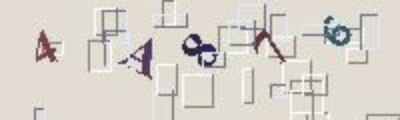
#> input picture img_processing/thresholding/datasets/4A876.png, 400 x 120 px, found by its file name
$ jupyter execute demo.ipynb   (shell and % lines are left out)
#> lines starting #> are read from the running program, lines starting #| are printed output that depends on the picture; after the words box and inside, x2 and y2 are one past the last pixel; in counts of white or black regions, pixels touching at a corner belong together
# Thresholding

[cell 1]
import cv2 as cv
import numpy as np
from matplotlib import pyplot as plt

[cell 2]
def img_show(img):
    plt.imshow(img)
    plt.xticks([])
    plt.yticks([])
    plt.show()

[cell 3]
def img_save(img, img_name):
    fig = plt.figure()
    plt.imshow(img)
    plt.xticks([])
    plt.yticks([])
    file_name = 'datasets/' + str(img_name)
    fig.savefig(file_name, bbox_inches='tight', pad_inches=0)
    plt.show()

[cell 4]
img = cv.imread('datasets/4A876.png', 0)
#> img: shape (120, 400); min 32, max 250, mean 210.8
img_show(img)

[cell 5]
ret, thresh = cv.threshold(img, 127, 255, cv.THRESH_BINARY)
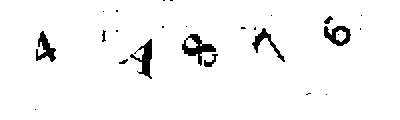
#> thresh: shape (120, 400); 96.2% white; 25 black regions (16 under 20 px), largest, box (x1, y1, x2, y2) and area: (182, 34, 216, 66) 399, (130, 39, 152, 79) 348, (324, 26, 351, 46) 293
img_show(thresh)

[cell 6]
img_save(thresh, 'result')

[cell 7]
ret, thresh = cv.threshold(img, 127, 255, cv.THRESH_BINARY_INV)
img_show(thresh)

[cell 8]
ret, thresh = cv.threshold(img, 127, 255, cv.THRESH_TRUNC)
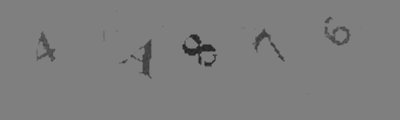
#> thresh: shape (120, 400); min 32, max 127, mean 125.4
img_show(thresh)

[cell 9]
ret, thresh = cv.threshold(img, 127, 255, cv.THRESH_TOZERO)
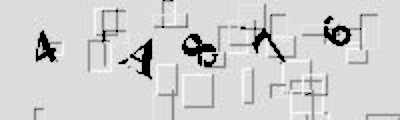
#> thresh: shape (120, 400); min 0, max 250, mean 207.7
img_show(thresh)

[cell 10]
ret, thresh = cv.threshold(img, 127, 255, cv.THRESH_TOZERO_INV)
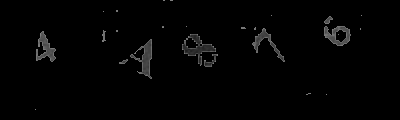
#> thresh: shape (120, 400); min 0, max 127, mean 3.2
img_show(thresh)

[cell 11]
img = cv.medianBlur(img, 5)
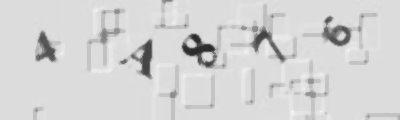
#> img: shape (120, 400); min 42, max 244, mean 212.2
img_show(img)

[cell 12]
ret, thresh = cv.threshold(img, 120, 255, cv.THRESH_BINARY)
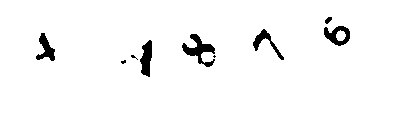
#> thresh: shape (120, 400); 96.7% white; 9 black regions (3 under 20 px), largest, box (x1, y1, x2, y2) and area: (182, 34, 215, 67) 428, (140, 40, 152, 77) 299, (324, 26, 350, 46) 282, (36, 33, 55, 61) 254, (253, 29, 284, 60) 241, (325, 17, 332, 24) 32
img_show(thresh)

[cell 13]
thresh = cv.adaptiveThreshold(img, 255, cv.ADAPTIVE_THRESH_MEAN_C, cv.THRESH_BINARY, 11, 2)
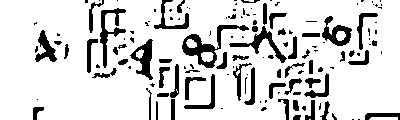
#> thresh: shape (120, 400); 83.9% white; 137 black regions (77 under 20 px), largest, box (x1, y1, x2, y2) and area: (182, 25, 249, 68) 722, (100, 8, 126, 68) 466, (229, 26, 287, 63) 441
img_show(thresh)

[cell 14]
thresh = cv.adaptiveThreshold(img, 255, cv.ADAPTIVE_THRESH_GAUSSIAN_C, cv.THRESH_BINARY, 11, 2)
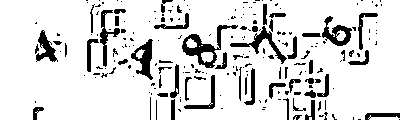
#> thresh: shape (120, 400); 86.1% white; 210 black regions (148 under 20 px), largest, box (x1, y1, x2, y2) and area: (182, 25, 238, 68) 651, (230, 26, 287, 64) 423, (131, 39, 153, 80) 413
img_show(thresh)
